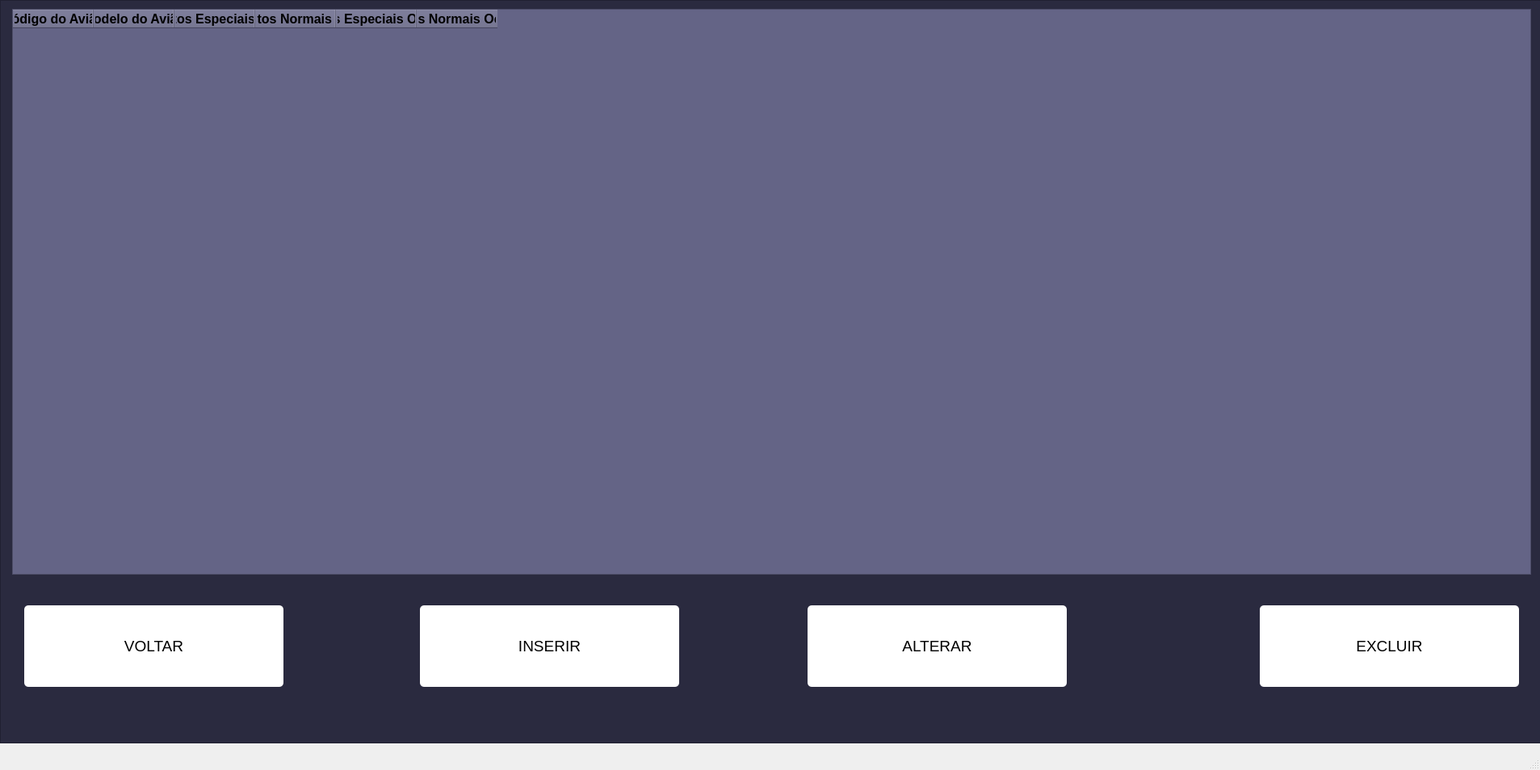
<?xml version="1.0" encoding="UTF-8"?>
<ui version="4.0">
 <class>MainWindow</class>
 <widget class="QMainWindow" name="MainWindow">
  <property name="geometry">
   <rect>
    <x>0</x>
    <y>0</y>
    <width>1907</width>
    <height>954</height>
   </rect>
  </property>
  <property name="windowTitle">
   <string>MainWindow</string>
  </property>
  <property name="styleSheet">
   <string notr="true"/>
  </property>
  <widget class="QWidget" name="centralwidget">
   <widget class="QPushButton" name="pushButton">
    <property name="geometry">
     <rect>
      <x>30</x>
      <y>750</y>
      <width>321</width>
      <height>101</height>
     </rect>
    </property>
    <property name="font">
     <font>
      <pointsize>14</pointsize>
     </font>
    </property>
    <property name="styleSheet">
     <string notr="true">background-color: rgb(255, 255, 255);
color: rgb(0, 0, 0);
border-radius: 5px</string>
    </property>
    <property name="text">
     <string>VOLTAR</string>
    </property>
    <property name="iconSize">
     <size>
      <width>30</width>
      <height>30</height>
     </size>
    </property>
   </widget>
   <widget class="QPushButton" name="pushButton_2">
    <property name="geometry">
     <rect>
      <x>520</x>
      <y>750</y>
      <width>321</width>
      <height>101</height>
     </rect>
    </property>
    <property name="font">
     <font>
      <pointsize>14</pointsize>
     </font>
    </property>
    <property name="styleSheet">
     <string notr="true">background-color: rgb(255, 255, 255);
color: rgb(0, 0, 0);
border-radius: 5px</string>
    </property>
    <property name="text">
     <string>INSERIR</string>
    </property>
    <property name="iconSize">
     <size>
      <width>30</width>
      <height>30</height>
     </size>
    </property>
   </widget>
   <widget class="QPushButton" name="pushButton_3">
    <property name="geometry">
     <rect>
      <x>1000</x>
      <y>750</y>
      <width>321</width>
      <height>101</height>
     </rect>
    </property>
    <property name="font">
     <font>
      <pointsize>14</pointsize>
     </font>
    </property>
    <property name="styleSheet">
     <string notr="true">background-color: rgb(255, 255, 255);
color: rgb(0, 0, 0);
border-radius: 5px</string>
    </property>
    <property name="text">
     <string>ALTERAR</string>
    </property>
    <property name="iconSize">
     <size>
      <width>30</width>
      <height>30</height>
     </size>
    </property>
   </widget>
   <widget class="QPushButton" name="pushButton_4">
    <property name="geometry">
     <rect>
      <x>1560</x>
      <y>750</y>
      <width>321</width>
      <height>101</height>
     </rect>
    </property>
    <property name="font">
     <font>
      <pointsize>14</pointsize>
     </font>
    </property>
    <property name="styleSheet">
     <string notr="true">background-color: rgb(255, 255, 255);
color: rgb(0, 0, 0);
border-radius: 5px</string>
    </property>
    <property name="text">
     <string>EXCLUIR</string>
    </property>
    <property name="iconSize">
     <size>
      <width>30</width>
      <height>30</height>
     </size>
    </property>
   </widget>
   <widget class="QTableWidget" name="tableWidget">
    <property name="geometry">
     <rect>
      <x>15</x>
      <y>11</y>
      <width>1881</width>
      <height>701</height>
     </rect>
    </property>
    <property name="maximumSize">
     <size>
      <width>16000</width>
      <height>980</height>
     </size>
    </property>
    <property name="font">
     <font>
      <pointsize>14</pointsize>
      <weight>75</weight>
      <bold>true</bold>
     </font>
    </property>
    <property name="styleSheet">
     <string notr="true">background-color: rgb(100, 100, 134);
color: rgb(0, 0, 0);</string>
    </property>
    <property name="autoScroll">
     <bool>true</bool>
    </property>
    <column>
     <property name="text">
      <string>Código do Avião</string>
     </property>
     <property name="font">
      <font>
       <pointsize>12</pointsize>
       <weight>75</weight>
       <bold>true</bold>
      </font>
     </property>
    </column>
    <column>
     <property name="text">
      <string>Modelo do Avião</string>
     </property>
     <property name="font">
      <font>
       <pointsize>12</pointsize>
       <weight>75</weight>
       <bold>true</bold>
      </font>
     </property>
    </column>
    <column>
     <property name="text">
      <string>Assentos Especiais Totais</string>
     </property>
     <property name="font">
      <font>
       <pointsize>12</pointsize>
       <weight>75</weight>
       <bold>true</bold>
      </font>
     </property>
    </column>
    <column>
     <property name="text">
      <string>Assentos Normais Totais</string>
     </property>
     <property name="font">
      <font>
       <pointsize>12</pointsize>
       <weight>75</weight>
       <bold>true</bold>
      </font>
     </property>
    </column>
    <column>
     <property name="text">
      <string>Assentos Especiais Ocupados</string>
     </property>
     <property name="font">
      <font>
       <pointsize>12</pointsize>
       <weight>75</weight>
       <bold>true</bold>
      </font>
     </property>
    </column>
    <column>
     <property name="text">
      <string>Assentos Normais Ocupados</string>
     </property>
     <property name="font">
      <font>
       <pointsize>12</pointsize>
       <weight>75</weight>
       <bold>true</bold>
      </font>
     </property>
    </column>
   </widget>
   <widget class="QFrame" name="frame">
    <property name="geometry">
     <rect>
      <x>0</x>
      <y>0</y>
      <width>1911</width>
      <height>921</height>
     </rect>
    </property>
    <property name="styleSheet">
     <string notr="true">background-color: rgb(42, 42, 63);</string>
    </property>
    <property name="frameShape">
     <enum>QFrame::StyledPanel</enum>
    </property>
    <property name="frameShadow">
     <enum>QFrame::Raised</enum>
    </property>
   </widget>
   <zorder>frame</zorder>
   <zorder>pushButton</zorder>
   <zorder>pushButton_2</zorder>
   <zorder>pushButton_3</zorder>
   <zorder>pushButton_4</zorder>
   <zorder>tableWidget</zorder>
  </widget>
  <widget class="QMenuBar" name="menubar">
   <property name="geometry">
    <rect>
     <x>0</x>
     <y>0</y>
     <width>1907</width>
     <height>22</height>
    </rect>
   </property>
  </widget>
  <widget class="QStatusBar" name="statusbar"/>
 </widget>
 <resources/>
 <connections/>
</ui>
